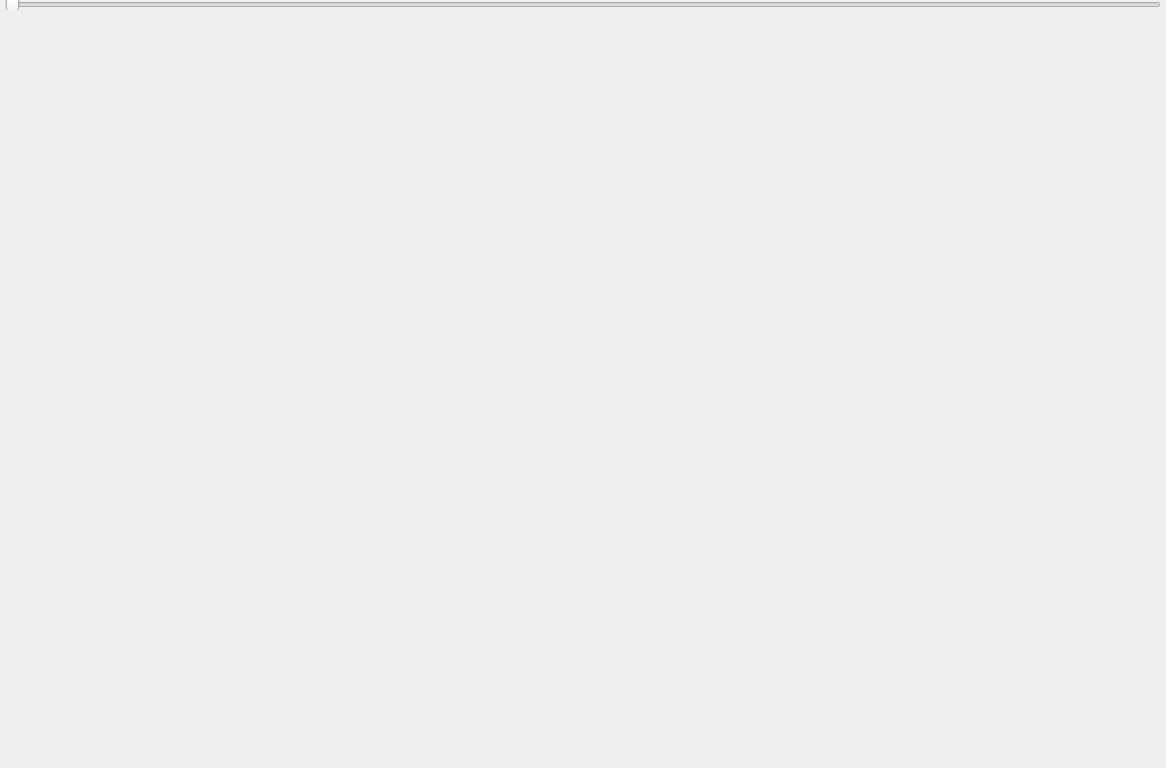
<?xml version="1.0" encoding="UTF-8"?>
<ui version="4.0">
 <class>SpaceTaxiClass</class>
 <widget class="QWidget" name="SpaceTaxiClass">
  <property name="geometry">
   <rect>
    <x>0</x>
    <y>0</y>
    <width>1166</width>
    <height>768</height>
   </rect>
  </property>
  <property name="windowTitle">
   <string>SpaceTaxi</string>
  </property>
  <layout class="QVBoxLayout" name="verticalLayout">
   <property name="spacing">
    <number>0</number>
   </property>
   <property name="leftMargin">
    <number>5</number>
   </property>
   <property name="topMargin">
    <number>0</number>
   </property>
   <property name="rightMargin">
    <number>5</number>
   </property>
   <property name="bottomMargin">
    <number>0</number>
   </property>
   <item>
    <widget class="QSlider" name="frameSlider">
     <property name="sizePolicy">
      <sizepolicy hsizetype="Expanding" vsizetype="Fixed">
       <horstretch>0</horstretch>
       <verstretch>0</verstretch>
      </sizepolicy>
     </property>
     <property name="minimumSize">
      <size>
       <width>0</width>
       <height>10</height>
      </size>
     </property>
     <property name="maximumSize">
      <size>
       <width>16777215</width>
       <height>10</height>
      </size>
     </property>
     <property name="focusPolicy">
      <enum>Qt::ClickFocus</enum>
     </property>
     <property name="maximum">
      <number>999</number>
     </property>
     <property name="pageStep">
      <number>100</number>
     </property>
     <property name="orientation">
      <enum>Qt::Horizontal</enum>
     </property>
    </widget>
   </item>
   <item>
    <widget class="QWidget" name="centralWidget" native="true">
     <property name="sizePolicy">
      <sizepolicy hsizetype="Preferred" vsizetype="Expanding">
       <horstretch>0</horstretch>
       <verstretch>0</verstretch>
      </sizepolicy>
     </property>
    </widget>
   </item>
  </layout>
 </widget>
 <layoutdefault spacing="6" margin="11"/>
 <resources/>
 <connections/>
</ui>
